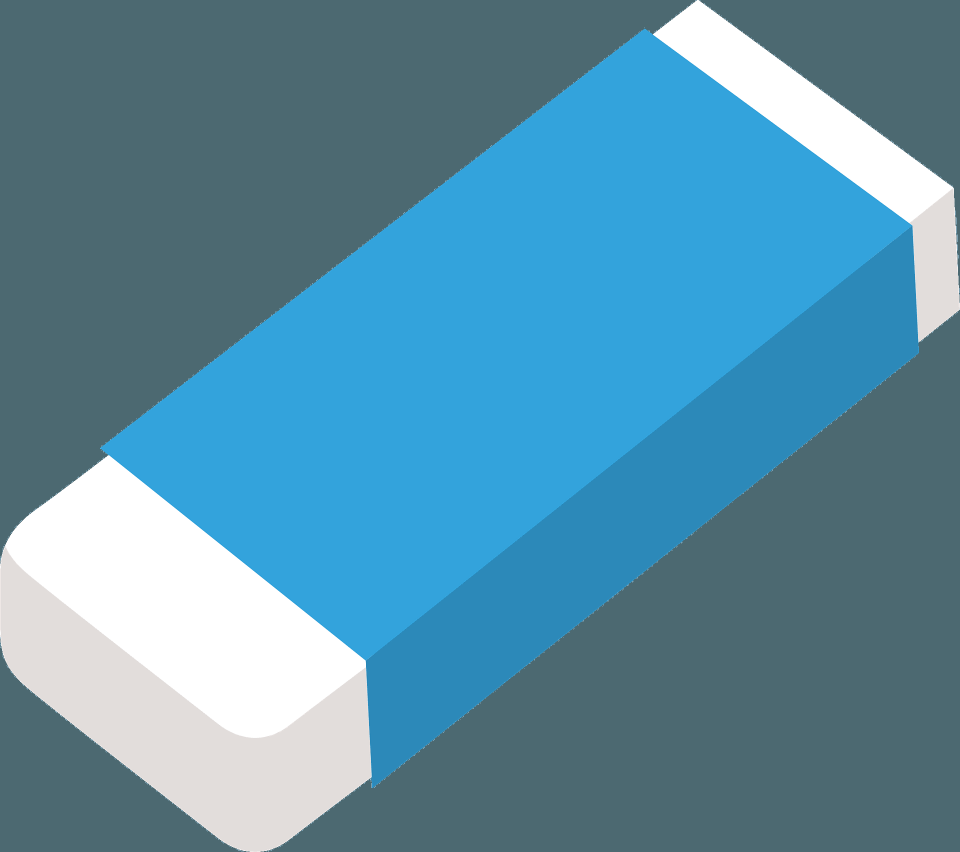
#> input picture eraser.png, 1920 x 1704 px, given in place of the camera (shown at 1/2 size)
$ python find_color_range.py
#> lines starting #> are read from the running program, lines starting #| are printed output that depends on the picture; after the words box and inside, x2 and y2 are one past the last pixel; in counts of white or black regions, pixels touching at a corner belong together
import cv2
import numpy as np
import time

def nothing(x):
    pass

cap = cv2.VideoCapture(0)
cap.set(3,1280)
cap.set(4,720)

cv2.namedWindow("Trackbars")

cv2.createTrackbar("L - H", "Trackbars", 0, 179, nothing)
#> slider 'L - H' is set to 35
cv2.createTrackbar("L - S", "Trackbars", 0, 255, nothing)
#> slider 'L - S' is set to 51
cv2.createTrackbar("L - V", "Trackbars", 0, 255, nothing)
#> slider 'L - V' is set to 51
cv2.createTrackbar("U - H", "Trackbars", 179, 179, nothing)
cv2.createTrackbar("U - S", "Trackbars", 255, 255, nothing)
cv2.createTrackbar("U - V", "Trackbars", 255, 255, nothing)

while True:

    # Start reading the webcam feed frame by frame.
    ret, frame = cap.read()
#> frame is the input picture: shape (1704, 1920, 3); mean B, G, R 166.4, 142.5, 89.1
    if not ret:
        break
    # Flip the frame horizontally (Not required)
    frame = cv2.flip( frame, 1 )
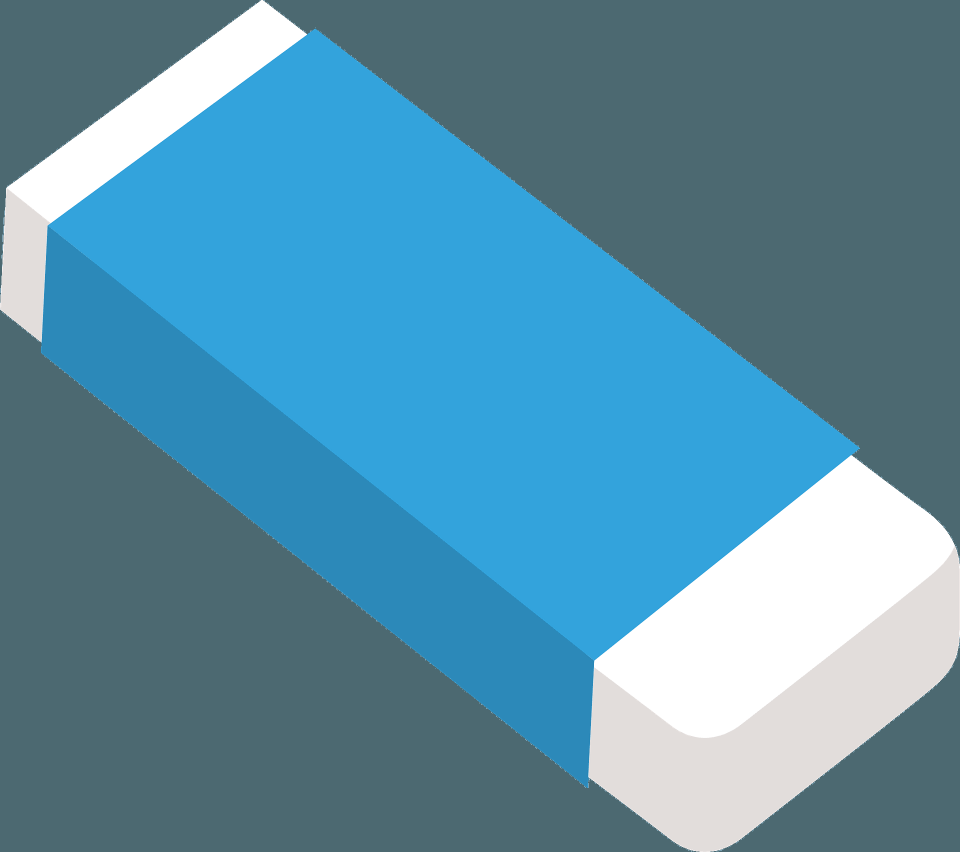
#> frame: shape (1704, 1920, 3) (shown at 1/2 size); mean B, G, R 166.4, 142.5, 89.1

    # Convert the BGR image to HSV image.
    hsv = cv2.cvtColor(frame, cv2.COLOR_BGR2HSV)
#> hsv: shape (1704, 1920, 3); mean H, S, V 85, 113.1, 166.8

    # Get the new values of the trackbar in real time as the user changes them
    l_h = cv2.getTrackbarPos("L - H", "Trackbars")
    l_s = cv2.getTrackbarPos("L - S", "Trackbars")
    l_v = cv2.getTrackbarPos("L - V", "Trackbars")
    u_h = cv2.getTrackbarPos("U - H", "Trackbars")
    u_s = cv2.getTrackbarPos("U - S", "Trackbars")
    u_v = cv2.getTrackbarPos("U - V", "Trackbars")

    # Set the lower and upper HSV range according to the value selected by the trackbar
    lower_range = np.array([l_h, l_s, l_v])
    upper_range = np.array([u_h, u_s, u_v])

    # Filter the image and get the binary mask, where white represents your target color
    mask = cv2.inRange(hsv, lower_range, upper_range)
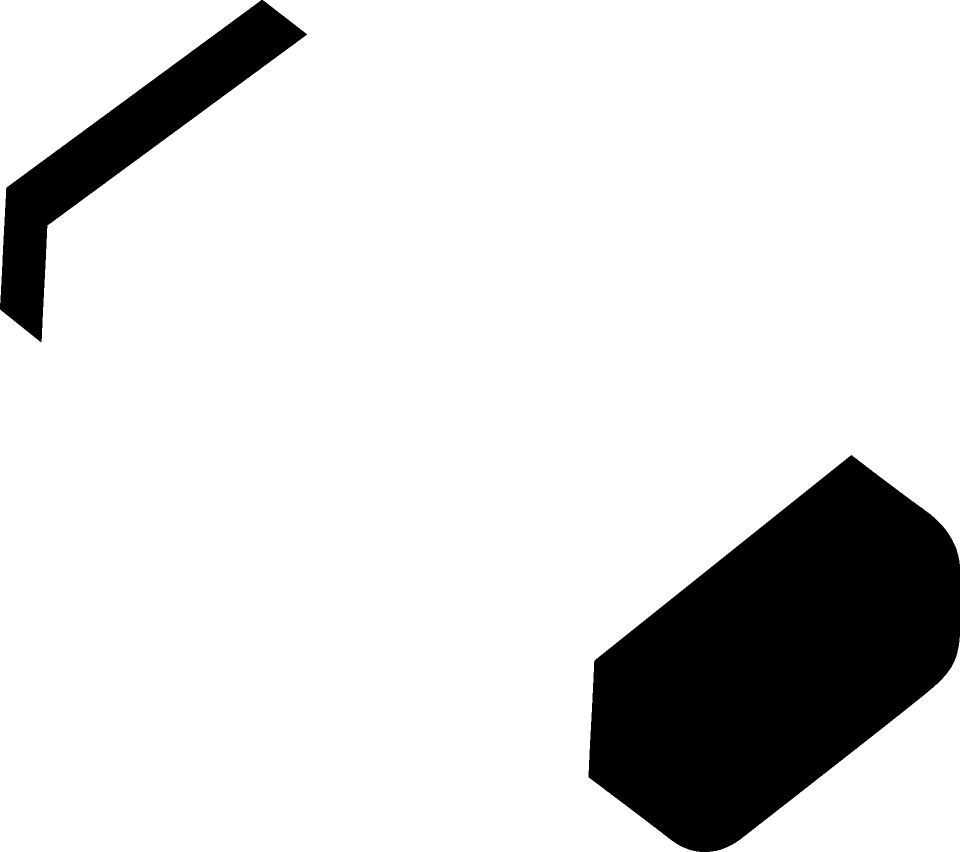
#> mask: shape (1704, 1920) (shown at 1/2 size); 86.3% white; 2 black regions, box (x1, y1, x2, y2) and area: (1177, 910, 1920, 1704) 356700, (0, 0, 614, 685) 90854

    # You can also visualize the real part of the target color (Optional)
    res = cv2.bitwise_and(frame, frame, mask=mask)
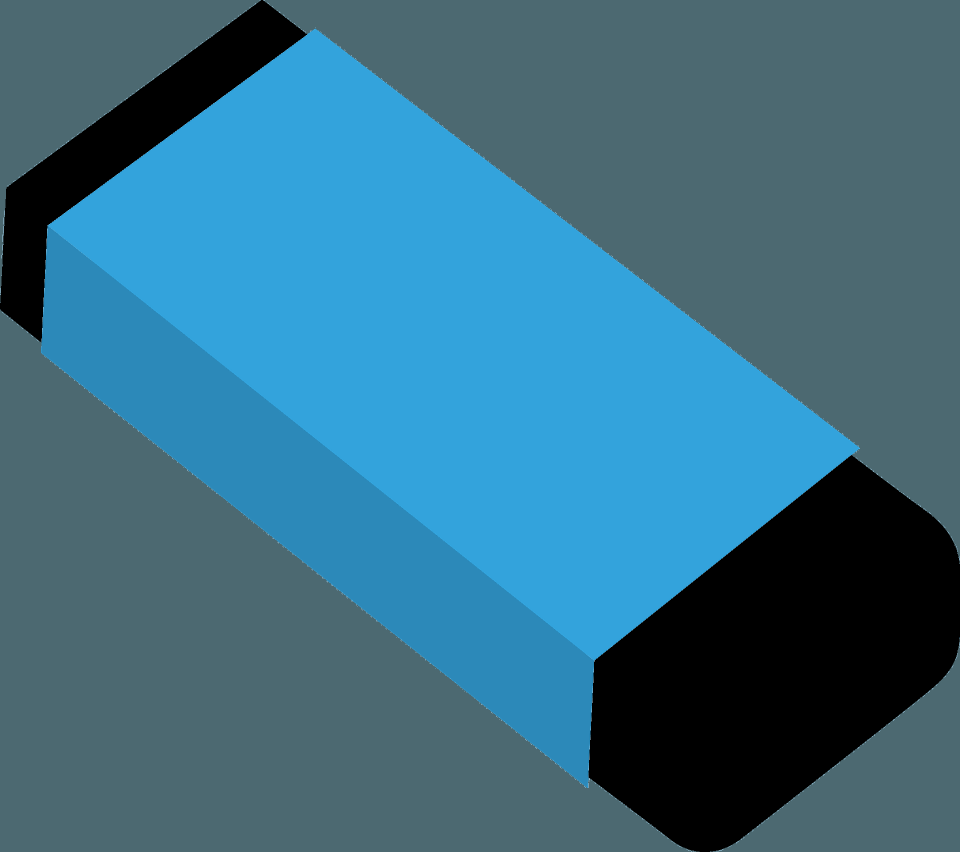
#> res: shape (1704, 1920, 3) (shown at 1/2 size); mean B, G, R 133.5, 109.6, 55.9

    # Converting the binary mask to 3 channel image, this is just so we can stack it with the others
    mask_3 = cv2.cvtColor(mask, cv2.COLOR_GRAY2BGR)

    # stack the mask, orginal frame and the filtered result
    stacked = np.hstack((mask_3,frame,res))
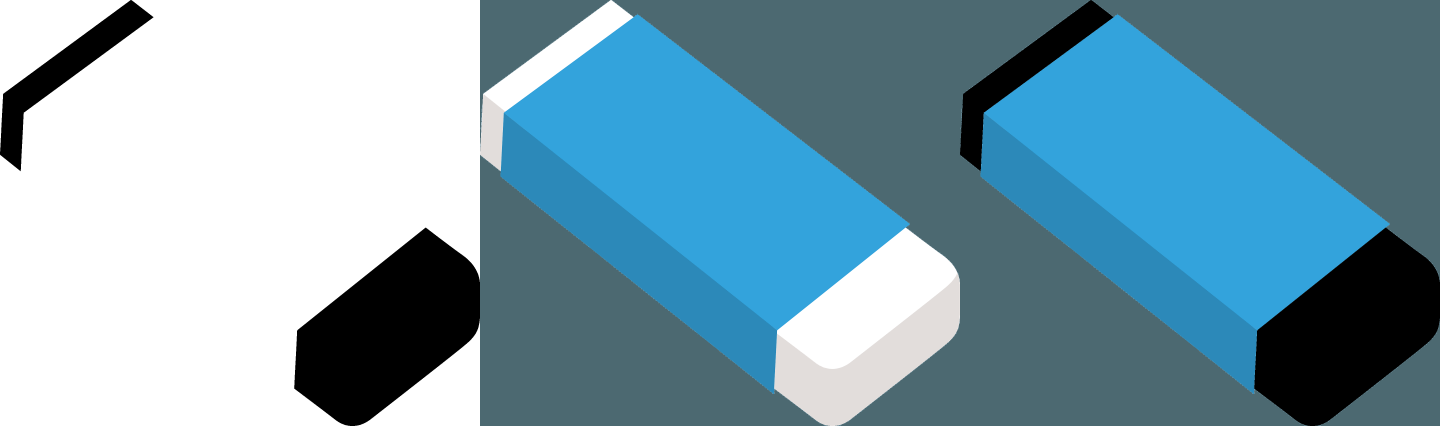
#> stacked: shape (1704, 5760, 3) (shown at 1/4 size); mean B, G, R 173.3, 157.4, 121.7

    # Show this stacked frame at 40% of the size.
    cv2.imshow('Trackbars',cv2.resize(stacked,None,fx=0.4,fy=0.4))

    # If the user presses ESC then exit the program
    key = cv2.waitKey(1)
#> (key Esc is pressed here)
    if key == 27:
        break

    # If the user presses `s` then print this array.
    if key == ord('s'):

        thearray = [[l_h,l_s,l_v],[u_h, u_s, u_v]]
        print(thearray)

        # Also save this array as penval.npy
        np.save('penval',thearray)
        break

# Release the camera & destroy the windows.
cap.release()
cv2.destroyAllWindows()
